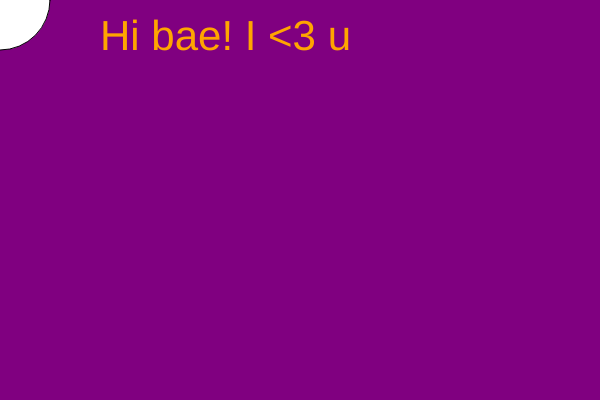
Frame 1 (no input)
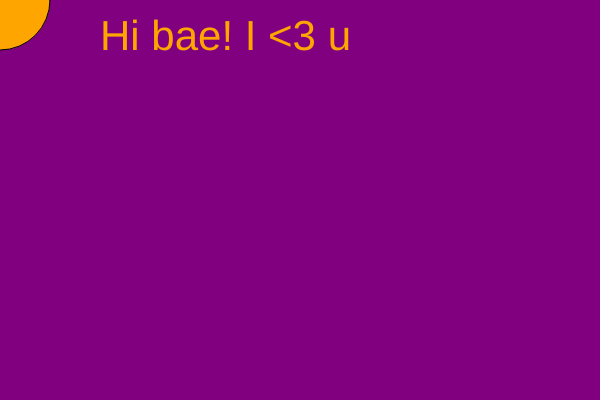
Frame 60 (no input)
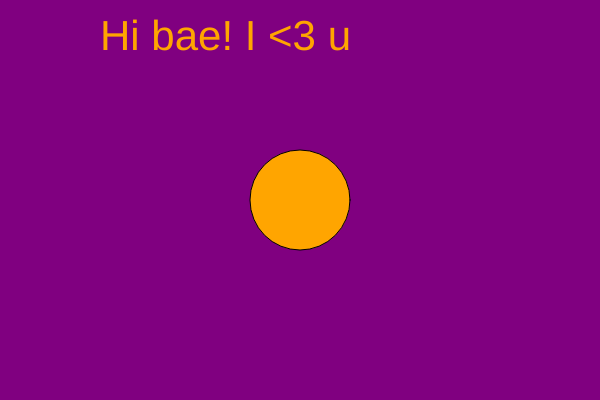
Frame 120 (the mouse pressed at the canvas centre since frame 60)

The p5.js sketch that drew these frames (run headless with seeded random() and noise() and a simulated clock; from frame 60 on, the mouse is pressed at the canvas centre):

// p5.js sketch
// ── sketch.js
function setup() {
  createCanvas(600,400);
}

function draw() {
  background('purple');
  ellipse(mouseX,mouseY,100,100);
  //triangle(30,75,58,20,86,75);
  fill("orange");
  textSize(42);
  text("Hi bae! I <3 u", 100, 50);
}
